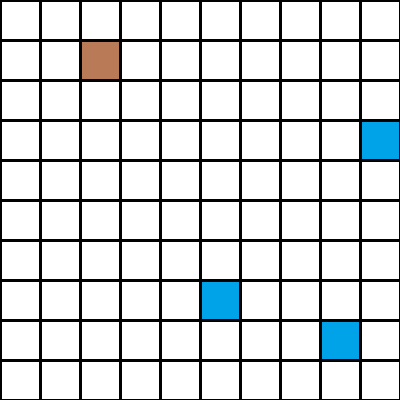
#> input picture path finding/test_images/test_image24.png, 400 x 400 px
$ python astarformultipletask_8way.py   (Python 2 division)
#> lines starting #> are read from the running program, lines starting #| are printed output that depends on the picture; after the words box and inside, x2 and y2 are one past the last pixel; in counts of white or black regions, pixels touching at a corner belong together
import cv2
import numpy as np
from heapq import *
p=[]
c=0
gorow=[0]*10
gocol=[0]*10
goal=[0]*10
loop=0
n=3   #need to change as per the given target
rpath=[]
img=cv2.imread('test_images/test_image24.png')  #read the image
#> img is the input picture: shape (400, 400, 3); mean B, G, R 216.2, 214.7, 211
def h(a,b):
   return (b[0]-a[0])+(b[1]-a[1])
def astar(start,goal):
  cs1=cs=start
  gs=goal
  close=set()
  parent={}
  gval={(start):0}
  fval={(start):gval[start]+h(start,goal)}
  s=[]
  axis={(0,1),(0,-1),(1,0),(-1,0),(1,1),(1,-1),(-1,1),(-1,-1)}
  heappush(s,(fval[start],start))
  fu=0
  close.add(cs)


  while cs !=gs and cs1 !=gs:
   cs=heappop(s)[1]
   for i,j in axis:
    current=cs[0]+i,cs[1]+j
    if 0<= current[0] <10 and 0<= current[1] <10:

       if a[current[0]][current[1]] ==100:
           continue
    else:
       continue

    if i==0 or j ==0:
      g=(gval[cs]+10)
    elif i !=0 and j != 0:
      g=(gval[cs]+14)

    f=g+h(current,goal)

    if current in close :
          continue
    parent[current]=cs
    close.add(current)

    if current ==gs:
      path=[]
      loop=0
      while current in parent:
         loop=loop+1
         path.append(current)
         fuck=current
         current=parent[current]
         path.append(start)
      heappush(p,(loop,goal))
      cs1=gs

    gval[current]=g
    fval[current]=f
    heappush(s,(fval[current],current))
def astar2(start,goal):
  cs1=cs=start
  gs=goal
  close=set()
  parent={}
  gval={(start):0}
  fval={(start):gval[start]+h(start,goal)}
  s=[]
  axis={(0,1),(0,-1),(1,0),(-1,0),(1,1),(1,-1),(-1,1),(-1,-1)}
  heappush(s,(fval[start],start))
  fu=0
  close.add(cs)


  while cs !=gs and cs1 !=gs:
   cs=heappop(s)[1]
   for i,j in axis:
    current=cs[0]+i,cs[1]+j
    if 0<= current[0] <10 and 0<= current[1] <10:

       if a[current[0]][current[1]] ==100:
           continue
    else:
       continue

    if i==0 or j ==0:
      g=(gval[cs]+10)
    elif i !=0 and j != 0:
      g=(gval[cs]+14)

    f=g+h(current,goal)

    if current in close :
          continue
    parent[current]=cs
    close.add(current)

    if current ==gs:
      path=[]
      loop=0
      while current in parent:
         loop=loop+1
         path.append(current)
         fuck=current
         current=parent[current]
         cv2.line(img,(((fuck[1]+1)*40)-20,((fuck[0]+1)*40)-20),(((current[1]+1)*40)-20,((current[0]+1)*40)-20),(255,255,0),3)
      path.append(start)
      heappush(p,(loop,goal))
      for f in range(0,loop+1):
         rpath.append(path[loop])
         loop=loop-1
      cs1=gs

    gval[current]=g
    fval[current]=f
    heappush(s,(fval[current],current))

def center(lw,hi,c):
#> called with lw = 120, hi = 130, c = 0
    mask = cv2.inRange(img, np.array([0,lw,0]), np.array([255,hi,255]))
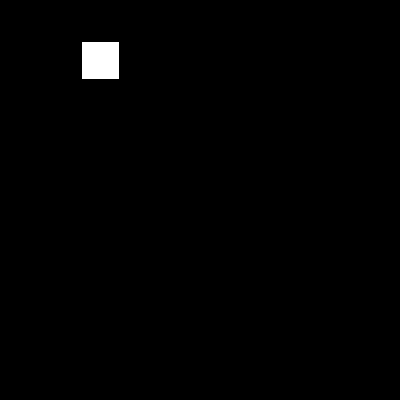
#> mask: shape (400, 400); 0.86% white; 1 white region, box (x1, y1, x2, y2) and area: (82, 42, 119, 79) 1369
    contours, hierarchy = cv2.findContours(mask,cv2.RETR_TREE,cv2.CHAIN_APPROX_SIMPLE)
#> contours = [[[82, 42], [82, 78], [118, 78], [118, 42]]]
    M = cv2.moments(contours[c])
#> M = moments, m00 1296, centre m10/m00, m01/m00 = (100, 60)
    cx = int(M['m10']/M['m00'])
#> cx = 100
    cy = int(M['m01']/M['m00'])
#> cy = 60
    return (cx,cy)
strow,stcol = center(120,130,c)
#> strow = 100; stcol = 60
for x in range(0,n):
    gorow[x],gocol[x]= center(160,170,x)
#> this loop made 3 passes
#> (cx in center, cy in center) on passes 1 to 3: (340, 340), (220, 300), (380, 140)
#> pass 1, in center (call 2), `mask = cv2.inRange(img, np.array([0,lw,0]), np.array([255,hi,255]))`:
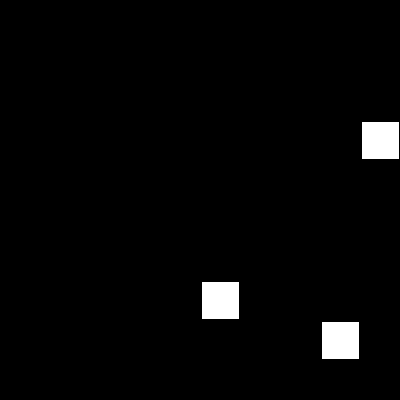
#> mask: shape (400, 400); 2.6% white; 3 white regions, box (x1, y1, x2, y2) and area: (362, 122, 399, 159) 1369, (202, 282, 239, 319) 1369, (322, 322, 359, 359) 1369
#> after the loop, gocol = [340, 300, 140, 0, 0, 0, 0, 0, 0, 0]; gorow = [340, 220, 380, 0, 0, 0, 0, 0, 0, 0]

b=[]
a=[]


for i1 in xrange (20,400,40):     ##coverting the image into a matrix

  i=(((i1-20)/40))
  a.append([])

  for j1 in xrange (20,400,40):
      j=(((j1-20)/40))

      if (img[i1,j1,1]==0):
         a[i].append(100)

      else:
         a[i].append(0)

for i in range (10):
    print a[i]
start=(((stcol-20)/40),((strow-20)/40))
#> start = (1, 2)
goal[1]=(((gocol[1]-20)/40),((gorow[1]-20)/40))
for x in range(0,n):
    goal[x]=(((gocol[x]-20)/40),((gorow[x]-20)/40))
    astar(start,goal[x])
#> this loop made 3 passes
#> after the loop, goal = [(8, 8), (7, 5), (3, 9), 0, 0, 0, 0, 0, 0, 0]

while  p:
    goal=heappop (p)[1]
    astar2(start,goal)
    start=goal
#> this loop made 6 passes
print rpath
cv2.imshow('nav',img)
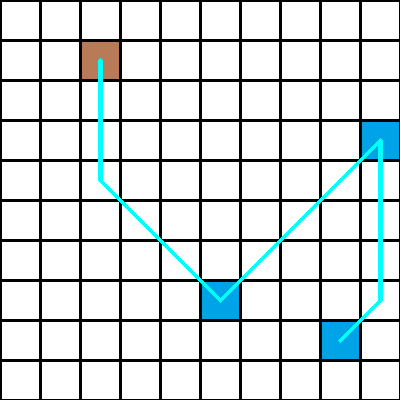
#> window 'nav': shape (400, 400, 3); mean B, G, R 216.8, 215.4, 207.4
cv2.waitKey(0)
cv2.destroyAllWindows()
